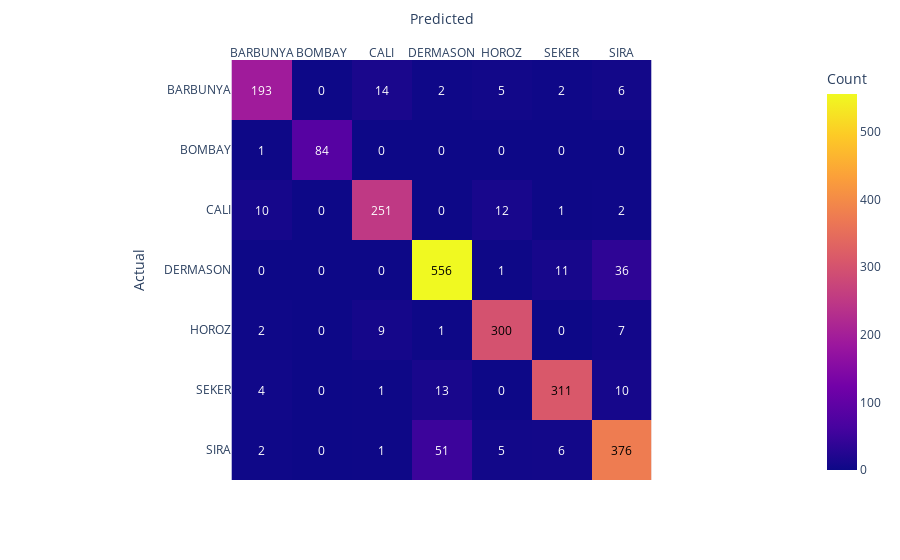

This figure's notebook cell:
### Markdown cell above
### 6.5 DecisionTree

### Code cell
dt = DecisionTreeClassifier()
dist  = dict(criterion=['gini', 'entropy', 'log_loss'],
            max_depth=[ 4,5,6,7,8, 9 , 10 , 18, 19, 20, 22,24, 26, 28, 100],
            min_samples_split=[1,3,4,5,7,8, 9, 10, 100, 250, 500])
dt_best_params = train_evaluate_encoded2(dt, dist, X_train, y_encoded2, X_val, y_val_encoded2, cv=5)

### Figure 1 — Plotly figure (JSON) as saved in the notebook; plotly's stock layout.template omitted (floating-point values rounded to 4 significant figures)
{"data": [{"coloraxis": "coloraxis", "hovertemplate": "Predicted: %{x}<br>Actual: %{y}<br>Count: %{z}<extra></extra>", "name": "0", "type": "heatmap", "x": ["BARBUNYA", "BOMBAY", "CALI", "DERMASON", "HOROZ", "SEKER", "SIRA"], "xaxis": "x", "y": ["BARBUNYA", "BOMBAY", "CALI", "DERMASON", "HOROZ", "SEKER", "SIRA"], "yaxis": "y", "z": [[193, 0, 14, 2, 5, 2, 6], [1, 84, 0, 0, 0, 0, 0], [10, 0, 251, 0, 12, 1, 2], [0, 0, 0, 556, 1, 11, 36], [2, 0, 9, 1, 300, 0, 7], [4, 0, 1, 13, 0, 311, 10], [2, 0, 1, 51, 5, 6, 376]]}], "layout": {"annotations": [{"font": {"color": "white"}, "showarrow": false, "text": "193", "x": "BARBUNYA", "y": "BARBUNYA"}, {"font": {"color": "white"}, "showarrow": false, "text": "0", "x": "BOMBAY", "y": "BARBUNYA"}, {"font": {"color": "white"}, "showarrow": false, "text": "14", "x": "CALI", "y": "BARBUNYA"}, {"font": {"color": "white"}, "showarrow": false, "text": "2", "x": "DERMASON", "y": "BARBUNYA"}, {"font": {"color": "white"}, "showarrow": false, "text": "5", "x": "HOROZ", "y": "BARBUNYA"}, {"font": {"color": "white"}, "showarrow": false, "text": "2", "x": "SEKER", "y": "BARBUNYA"}, {"font": {"color": "white"}, "showarrow": false, "text": "6", "x": "SIRA", "y": "BARBUNYA"}, {"font": {"color": "white"}, "showarrow": false, "text": "1", "x": "BARBUNYA", "y": "BOMBAY"}, {"font": {"color": "white"}, "showarrow": false, "text": "84", "x": "BOMBAY", "y": "BOMBAY"}, {"font": {"color": "white"}, "showarrow": false, "text": "0", "x": "CALI", "y": "BOMBAY"}, {"font": {"color": "white"}, "showarrow": false, "text": "0", "x": "DERMASON", "y": "BOMBAY"}, {"font": {"color": "white"}, "showarrow": false, "text": "0", "x": "HOROZ", "y": "BOMBAY"}, {"font": {"color": "white"}, "showarrow": false, "text": "0", "x": "SEKER", "y": "BOMBAY"}, {"font": {"color": "white"}, "showarrow": false, "text": "0", "x": "SIRA", "y": "BOMBAY"}, {"font": {"color": "white"}, "showarrow": false, "text": "10", "x": "BARBUNYA", "y": "CALI"}, {"font": {"color": "white"}, "showarrow": false, "text": "0", "x": "BOMBAY", "y": "CALI"}, {"font": {"color": "white"}, "showarrow": false, "text": "251", "x": "CALI", "y": "CALI"}, {"font": {"color": "white"}, "showarrow": false, "text": "0", "x": "DERMASON", "y": "CALI"}, {"font": {"color": "white"}, "showarrow": false, "text": "12", "x": "HOROZ", "y": "CALI"}, {"font": {"color": "white"}, "showarrow": false, "text": "1", "x": "SEKER", "y": "CALI"}, {"font": {"color": "white"}, "showarrow": false, "text": "2", "x": "SIRA", "y": "CALI"}, {"font": {"color": "white"}, "showarrow": false, "text": "0", "x": "BARBUNYA", "y": "DERMASON"}, {"font": {"color": "white"}, "showarrow": false, "text": "0", "x": "BOMBAY", "y": "DERMASON"}, {"font": {"color": "white"}, "showarrow": false, "text": "0", "x": "CALI", "y": "DERMASON"}, {"font": {"color": "black"}, "showarrow": false, "text": "556", "x": "DERMASON", "y": "DERMASON"}, {"font": {"color": "white"}, "showarrow": false, "text": "1", "x": "HOROZ", "y": "DERMASON"}, {"font": {"color": "white"}, "showarrow": false, "text": "11", "x": "SEKER", "y": "DERMASON"}, {"font": {"color": "white"}, "showarrow": false, "text": "36", "x": "SIRA", "y": "DERMASON"}, {"font": {"color": "white"}, "showarrow": false, "text": "2", "x": "BARBUNYA", "y": "HOROZ"}, {"font": {"color": "white"}, "showarrow": false, "text": "0", "x": "BOMBAY", "y": "HOROZ"}, {"font": {"color": "white"}, "showarrow": false, "text": "9", "x": "CALI", "y": "HOROZ"}, {"font": {"color": "white"}, "showarrow": false, "text": "1", "x": "DERMASON", "y": "HOROZ"}, {"font": {"color": "black"}, "showarrow": false, "text": "300", "x": "HOROZ", "y": "HOROZ"}, {"font": {"color": "white"}, "showarrow": false, "text": "0", "x": "SEKER", "y": "HOROZ"}, {"font": {"color": "white"}, "showarrow": false, "text": "7", "x": "SIRA", "y": "HOROZ"}, {"font": {"color": "white"}, "showarrow": false, "text": "4", "x": "BARBUNYA", "y": "SEKER"}, {"font": {"color": "white"}, "showarrow": false, "text": "0", "x": "BOMBAY", "y": "SEKER"}, {"font": {"color": "white"}, "showarrow": false, "text": "1", "x": "CALI", "y": "SEKER"}, {"font": {"color": "white"}, "showarrow": false, "text": "13", "x": "DERMASON", "y": "SEKER"}, {"font": {"color": "white"}, "showarrow": false, "text": "0", "x": "HOROZ", "y": "SEKER"}, {"font": {"color": "black"}, "showarrow": false, "text": "311", "x": "SEKER", "y": "SEKER"}, {"font": {"color": "white"}, "showarrow": false, "text": "10", "x": "SIRA", "y": "SEKER"}, {"font": {"color": "white"}, "showarrow": false, "text": "2", "x": "BARBUNYA", "y": "SIRA"}, {"font": {"color": "white"}, "showarrow": false, "text": "0", "x": "BOMBAY", "y": "SIRA"}, {"font": {"color": "white"}, "showarrow": false, "text": "1", "x": "CALI", "y": "SIRA"}, {"font": {"color": "white"}, "showarrow": false, "text": "51", "x": "DERMASON", "y": "SIRA"}, {"font": {"color": "white"}, "showarrow": false, "text": "5", "x": "HOROZ", "y": "SIRA"}, {"font": {"color": "white"}, "showarrow": false, "text": "6", "x": "SEKER", "y": "SIRA"}, {"font": {"color": "black"}, "showarrow": false, "text": "376", "x": "SIRA", "y": "SIRA"}], "coloraxis": {"colorbar": {"title": {"text": "Count"}}, "colorscale": [[0, "#0d0887"], [0.1111, "#46039f"], [0.2222, "#7201a8"], [0.3333, "#9c179e"], [0.4444, "#bd3786"], [0.5556, "#d8576b"], [0.6667, "#ed7953"], [0.7778, "#fb9f3a"], [0.8889, "#fdca26"], [1, "#f0f921"]]}, "margin": {"t": 60}, "xaxis": {"anchor": "y", "constrain": "domain", "domain": [0, 1], "scaleanchor": "y", "side": "top", "title": {"text": "Predicted"}}, "yaxis": {"anchor": "x", "autorange": "reversed", "constrain": "domain", "domain": [0, 1], "title": {"text": "Actual"}}}}
